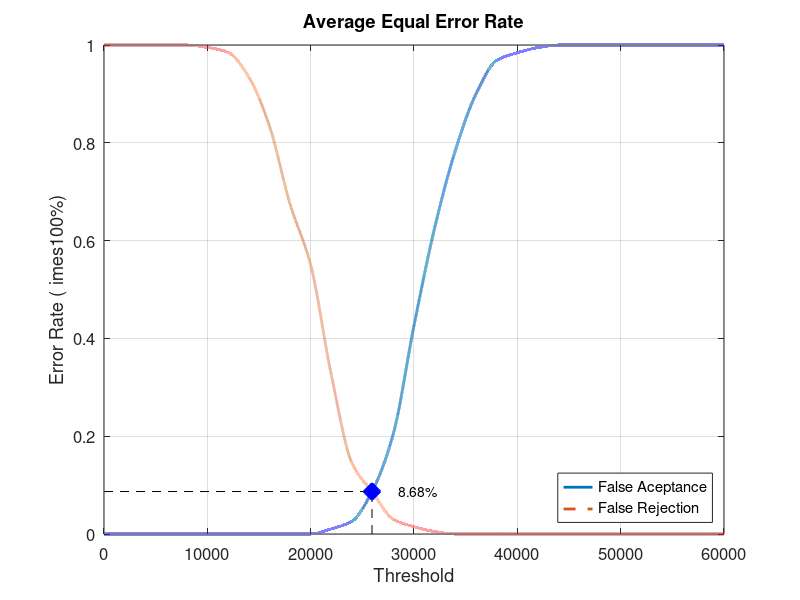
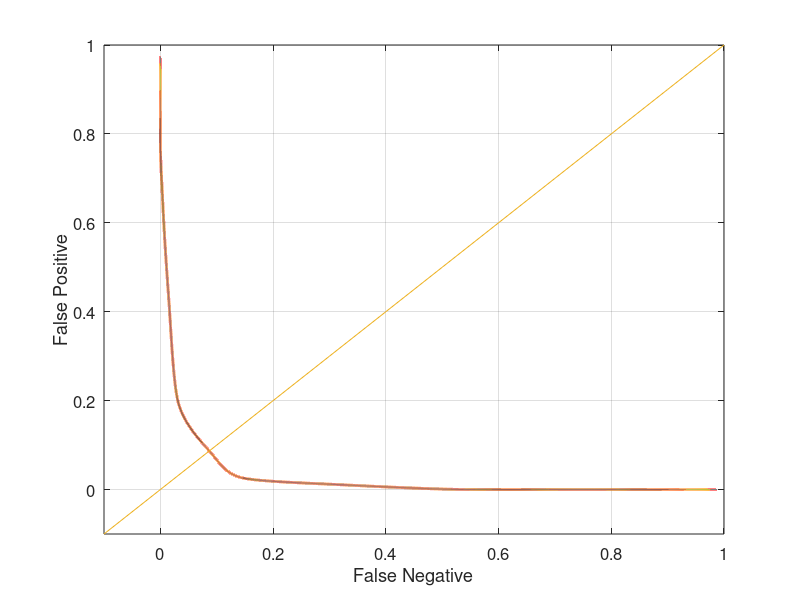

Reproduce these figures in MATLAB, in order.
close all;
clear;
clc;
x = 0:2000:60000;
xq = 0:0.5:60000;

y0 = [0 0 0 0 0 0 0 0 0 0 0 0.0105263 0.0263158 0.0894737 0.205263 0.426316 0.626316 0.784211 0.9 0.968421 0.984211 0.994737 1 1 1 1 1 1 1 1 1]
yy0 = interp1(x, y0, xq, 'pchip');
y1 = [1 1 1 1 1 0.995 0.985 0.935 0.835 0.675 0.55 0.325 0.145 0.085 0.03 0.015 0.005 0 0 0 0 0 0 0 0 0 0 0 0 0 0]
yy1 = interp1(x, y1, xq, 'pchip');

% Calculating EER: 
y2 = abs(y0 - y1);
find(y2 == min(y2))
yy2 = abs(yy0 - yy1);
xEER = find(yy2 == min(yy2));
xEERIndex = xq(xEER) % X-axis EER
yEER = yy0(xEER) % Y-axis EER

main = figure
plot(xq, yy0,'-','LineWidth', 2);	hold on
plot(xq, yy1,'--','LineWidth', 2);	hold on
plot([xEERIndex xEERIndex], [0 yEER], 'k--');	hold on
plot([0 xEERIndex], [yEER yEER], 'k--');	hold on
plot(xEERIndex, yEER, 'bx', 'LineWidth', 10);	hold on
text(xEERIndex + 10 * xEERIndex / 100, yEER, [num2str(round((10000 * yEER)) / 100) '%'])
legend('False Aceptance', 'False Rejection', 'Location', 'SouthEast')
xlabel('Threshold')
ylabel('Error Rate (	imes100%)')
title('Average Equal Error Rate')
set(gca, 'FontSize', 12)
axis([0 60000 0 1])
grid on

print(main, 'Database4_4Main', '-dpng');
FNRxFPR = figure('Color', [1 1 1]);
plot(yy1, yy0, '-', yy1, yy0, 'LineWidth', 2);
hold on
y = -0.1:0.1:1
plot(y, y); 
set(gca, 'FontSize', 12)
xlabel('False Negative')
ylabel('False Positive')
axis([-0.1 1 -0.1 1])
set(gca, 'FontSize', 12)
grid on

print(FNRxFPR, 'Database4_4FNRxFPR','-dpng');
